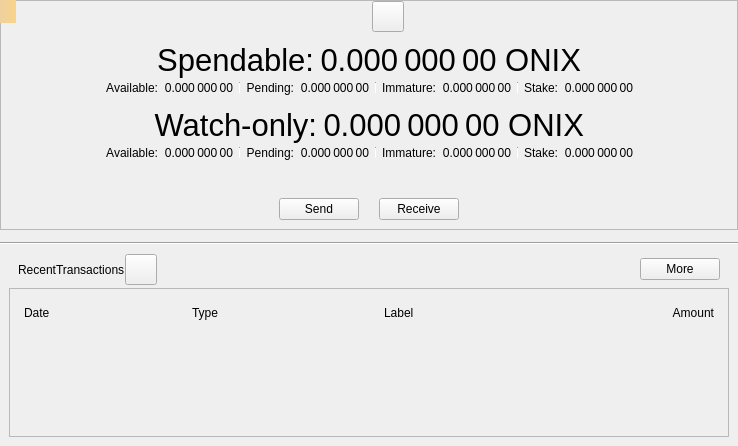
<?xml version="1.0" encoding="UTF-8"?>
<ui version="4.0">
 <class>OverviewPage</class>
 <widget class="QWidget" name="OverviewPage">
  <property name="geometry">
   <rect>
    <x>0</x>
    <y>0</y>
    <width>738</width>
    <height>446</height>
   </rect>
  </property>
  <property name="windowTitle">
   <string>Form</string>
  </property>
  <layout class="QVBoxLayout" name="verticalLayout_6">
   <property name="spacing">
    <number>0</number>
   </property>
   <property name="leftMargin">
    <number>0</number>
   </property>
   <property name="topMargin">
    <number>0</number>
   </property>
   <property name="rightMargin">
    <number>0</number>
   </property>
   <property name="bottomMargin">
    <number>0</number>
   </property>
   <item>
    <widget class="QFrame" name="frameBalances">
     <property name="frameShape">
      <enum>QFrame::StyledPanel</enum>
     </property>
     <property name="frameShadow">
      <enum>QFrame::Raised</enum>
     </property>
     <layout class="QVBoxLayout" name="verticalLayout_5">
      <property name="spacing">
       <number>0</number>
      </property>
      <property name="leftMargin">
       <number>0</number>
      </property>
      <property name="topMargin">
       <number>0</number>
      </property>
      <property name="rightMargin">
       <number>0</number>
      </property>
      <property name="bottomMargin">
       <number>0</number>
      </property>
      <item>
       <widget class="QWidget" name="widgetStatus" native="true">
        <layout class="QHBoxLayout" name="horizontalLayout_16">
         <property name="leftMargin">
          <number>0</number>
         </property>
         <property name="topMargin">
          <number>0</number>
         </property>
         <property name="rightMargin">
          <number>0</number>
         </property>
         <property name="bottomMargin">
          <number>0</number>
         </property>
         <item>
          <spacer name="horizontalSpacer_6">
           <property name="orientation">
            <enum>Qt::Horizontal</enum>
           </property>
           <property name="sizeHint" stdset="0">
            <size>
             <width>0</width>
             <height>20</height>
            </size>
           </property>
          </spacer>
         </item>
         <item>
          <widget class="QLabel" name="labelLogo">
           <property name="sizePolicy">
            <sizepolicy hsizetype="Fixed" vsizetype="Fixed">
             <horstretch>0</horstretch>
             <verstretch>0</verstretch>
            </sizepolicy>
           </property>
           <property name="minimumSize">
            <size>
             <width>32</width>
             <height>32</height>
            </size>
           </property>
          </widget>
         </item>
         <item>
          <widget class="QToolButton" name="labelWalletStatus">
           <property name="enabled">
            <bool>true</bool>
           </property>
           <property name="toolTip">
            <string>The displayed information may be out of date. Your wallet automatically synchronizes with the Onix network after a connection is established, but this process has not completed yet.</string>
           </property>
           <property name="text">
            <string/>
           </property>
           <property name="icon">
            <iconset>
             <normaloff>:/icons/warning</normaloff>
             <disabledoff>:/icons/warning</disabledoff>:/icons/warning</iconset>
           </property>
           <property name="iconSize">
            <size>
             <width>24</width>
             <height>24</height>
            </size>
           </property>
           <property name="flat" stdset="0">
            <bool>false</bool>
           </property>
          </widget>
         </item>
         <item>
          <spacer name="horizontalSpacer_5">
           <property name="orientation">
            <enum>Qt::Horizontal</enum>
           </property>
           <property name="sizeHint" stdset="0">
            <size>
             <width>0</width>
             <height>20</height>
            </size>
           </property>
          </spacer>
         </item>
        </layout>
       </widget>
      </item>
      <item>
       <widget class="QWidget" name="widgetWallet" native="true">
        <layout class="QVBoxLayout" name="verticalLayout_2">
         <property name="spacing">
          <number>0</number>
         </property>
         <item>
          <widget class="QWidget" name="widgetTotal" native="true">
           <layout class="QHBoxLayout" name="horizontalLayout">
            <property name="leftMargin">
             <number>0</number>
            </property>
            <property name="topMargin">
             <number>0</number>
            </property>
            <property name="rightMargin">
             <number>0</number>
            </property>
            <property name="bottomMargin">
             <number>0</number>
            </property>
            <item>
             <spacer name="horizontalSpacer_7">
              <property name="orientation">
               <enum>Qt::Horizontal</enum>
              </property>
              <property name="sizeHint" stdset="0">
               <size>
                <width>0</width>
                <height>20</height>
               </size>
              </property>
             </spacer>
            </item>
            <item>
             <widget class="QLabel" name="labelSpendable">
              <property name="font">
               <font>
                <pointsize>23</pointsize>
               </font>
              </property>
              <property name="text">
               <string>Spendable:</string>
              </property>
              <property name="alignment">
               <set>Qt::AlignRight|Qt::AlignTrailing|Qt::AlignVCenter</set>
              </property>
             </widget>
            </item>
            <item>
             <widget class="QLabel" name="labelTotal">
              <property name="font">
               <font>
                <pointsize>23</pointsize>
               </font>
              </property>
              <property name="cursor">
               <cursorShape>IBeamCursor</cursorShape>
              </property>
              <property name="toolTip">
               <string>Your current total balance</string>
              </property>
              <property name="text">
               <string notr="true">0.000 000 00 ONIX</string>
              </property>
              <property name="alignment">
               <set>Qt::AlignRight|Qt::AlignTrailing|Qt::AlignVCenter</set>
              </property>
              <property name="textInteractionFlags">
               <set>Qt::LinksAccessibleByMouse|Qt::TextSelectableByMouse</set>
              </property>
             </widget>
            </item>
            <item>
             <spacer name="horizontalSpacer_8">
              <property name="orientation">
               <enum>Qt::Horizontal</enum>
              </property>
              <property name="sizeHint" stdset="0">
               <size>
                <width>0</width>
                <height>20</height>
               </size>
              </property>
             </spacer>
            </item>
           </layout>
          </widget>
         </item>
         <item>
          <layout class="QHBoxLayout" name="horizontalLayout_13">
           <property name="leftMargin">
            <number>0</number>
           </property>
           <property name="topMargin">
            <number>0</number>
           </property>
           <property name="rightMargin">
            <number>0</number>
           </property>
           <property name="bottomMargin">
            <number>0</number>
           </property>
           <item>
            <spacer name="horizontalSpacer_9">
             <property name="orientation">
              <enum>Qt::Horizontal</enum>
             </property>
             <property name="sizeHint" stdset="0">
              <size>
               <width>40</width>
               <height>20</height>
              </size>
             </property>
            </spacer>
           </item>
           <item>
            <widget class="QWidget" name="widgetBalance" native="true">
             <layout class="QHBoxLayout" name="horizontalLayout_2">
              <property name="leftMargin">
               <number>0</number>
              </property>
              <property name="topMargin">
               <number>0</number>
              </property>
              <property name="rightMargin">
               <number>0</number>
              </property>
              <property name="bottomMargin">
               <number>0</number>
              </property>
              <item>
               <widget class="QLabel" name="labelBalanceText">
                <property name="text">
                 <string>Available:</string>
                </property>
                <property name="alignment">
                 <set>Qt::AlignRight|Qt::AlignTrailing|Qt::AlignVCenter</set>
                </property>
               </widget>
              </item>
              <item>
               <widget class="QLabel" name="labelBalance">
                <property name="cursor">
                 <cursorShape>IBeamCursor</cursorShape>
                </property>
                <property name="toolTip">
                 <string>Your current spendable balance</string>
                </property>
                <property name="text">
                 <string notr="true">0.000 000 00</string>
                </property>
                <property name="alignment">
                 <set>Qt::AlignRight|Qt::AlignTrailing|Qt::AlignVCenter</set>
                </property>
                <property name="textInteractionFlags">
                 <set>Qt::LinksAccessibleByMouse|Qt::TextSelectableByMouse</set>
                </property>
               </widget>
              </item>
             </layout>
            </widget>
           </item>
           <item>
            <widget class="QWidget" name="widgetPending" native="true">
             <layout class="QHBoxLayout" name="horizontalLayout_3">
              <property name="leftMargin">
               <number>6</number>
              </property>
              <property name="topMargin">
               <number>0</number>
              </property>
              <property name="rightMargin">
               <number>0</number>
              </property>
              <property name="bottomMargin">
               <number>0</number>
              </property>
              <item>
               <widget class="Line" name="vLine">
                <property name="maximumSize">
                 <size>
                  <width>1</width>
                  <height>12</height>
                 </size>
                </property>
                <property name="orientation">
                 <enum>Qt::Vertical</enum>
                </property>
               </widget>
              </item>
              <item>
               <widget class="QLabel" name="labelPendingText">
                <property name="text">
                 <string>Pending:</string>
                </property>
                <property name="alignment">
                 <set>Qt::AlignRight|Qt::AlignTrailing|Qt::AlignVCenter</set>
                </property>
               </widget>
              </item>
              <item>
               <widget class="QLabel" name="labelUnconfirmed">
                <property name="cursor">
                 <cursorShape>IBeamCursor</cursorShape>
                </property>
                <property name="toolTip">
                 <string>Total of transactions that have yet to be confirmed, and do not yet count toward the spendable balance</string>
                </property>
                <property name="text">
                 <string notr="true">0.000 000 00</string>
                </property>
                <property name="alignment">
                 <set>Qt::AlignRight|Qt::AlignTrailing|Qt::AlignVCenter</set>
                </property>
                <property name="textInteractionFlags">
                 <set>Qt::LinksAccessibleByMouse|Qt::TextSelectableByMouse</set>
                </property>
               </widget>
              </item>
             </layout>
            </widget>
           </item>
           <item>
            <widget class="QWidget" name="widgetImmature" native="true">
             <layout class="QHBoxLayout" name="horizontalLayout_4">
              <property name="leftMargin">
               <number>6</number>
              </property>
              <property name="topMargin">
               <number>0</number>
              </property>
              <property name="rightMargin">
               <number>0</number>
              </property>
              <property name="bottomMargin">
               <number>0</number>
              </property>
              <item>
               <widget class="Line" name="vLine_2">
                <property name="maximumSize">
                 <size>
                  <width>1</width>
                  <height>12</height>
                 </size>
                </property>
                <property name="orientation">
                 <enum>Qt::Vertical</enum>
                </property>
               </widget>
              </item>
              <item>
               <widget class="QLabel" name="labelImmatureText">
                <property name="text">
                 <string>Immature:</string>
                </property>
                <property name="alignment">
                 <set>Qt::AlignRight|Qt::AlignTrailing|Qt::AlignVCenter</set>
                </property>
               </widget>
              </item>
              <item>
               <widget class="QLabel" name="labelImmature">
                <property name="cursor">
                 <cursorShape>IBeamCursor</cursorShape>
                </property>
                <property name="toolTip">
                 <string>Mined balance that has not yet matured</string>
                </property>
                <property name="text">
                 <string notr="true">0.000 000 00</string>
                </property>
                <property name="alignment">
                 <set>Qt::AlignRight|Qt::AlignTrailing|Qt::AlignVCenter</set>
                </property>
                <property name="textInteractionFlags">
                 <set>Qt::LinksAccessibleByMouse|Qt::TextSelectableByMouse</set>
                </property>
               </widget>
              </item>
             </layout>
            </widget>
           </item>
           <item>
            <widget class="QWidget" name="widgetStake" native="true">
             <layout class="QHBoxLayout" name="horizontalLayout_7">
              <property name="leftMargin">
               <number>6</number>
              </property>
              <property name="topMargin">
               <number>0</number>
              </property>
              <property name="rightMargin">
               <number>0</number>
              </property>
              <property name="bottomMargin">
               <number>0</number>
              </property>
              <item>
               <widget class="Line" name="vLine_3">
                <property name="maximumSize">
                 <size>
                  <width>1</width>
                  <height>12</height>
                 </size>
                </property>
                <property name="orientation">
                 <enum>Qt::Vertical</enum>
                </property>
               </widget>
              </item>
              <item>
               <widget class="QLabel" name="labelStakeText">
                <property name="text">
                 <string>Stake:</string>
                </property>
                <property name="alignment">
                 <set>Qt::AlignRight|Qt::AlignTrailing|Qt::AlignVCenter</set>
                </property>
               </widget>
              </item>
              <item>
               <widget class="QLabel" name="labelStake">
                <property name="text">
                 <string>0.000 000 00</string>
                </property>
                <property name="alignment">
                 <set>Qt::AlignRight|Qt::AlignTrailing|Qt::AlignVCenter</set>
                </property>
                <property name="textInteractionFlags">
                 <set>Qt::LinksAccessibleByMouse|Qt::TextSelectableByMouse</set>
                </property>
               </widget>
              </item>
             </layout>
            </widget>
           </item>
           <item>
            <spacer name="horizontalSpacer_10">
             <property name="orientation">
              <enum>Qt::Horizontal</enum>
             </property>
             <property name="sizeHint" stdset="0">
              <size>
               <width>40</width>
               <height>20</height>
              </size>
             </property>
            </spacer>
           </item>
          </layout>
         </item>
        </layout>
       </widget>
      </item>
      <item>
       <widget class="QWidget" name="widgetWatch" native="true">
        <layout class="QVBoxLayout" name="verticalLayout_4">
         <property name="spacing">
          <number>0</number>
         </property>
         <property name="topMargin">
          <number>0</number>
         </property>
         <property name="bottomMargin">
          <number>0</number>
         </property>
         <item>
          <widget class="QWidget" name="widgetWatchTotal" native="true">
           <layout class="QHBoxLayout" name="horizontalLayout_8">
            <property name="leftMargin">
             <number>0</number>
            </property>
            <property name="topMargin">
             <number>0</number>
            </property>
            <property name="rightMargin">
             <number>0</number>
            </property>
            <property name="bottomMargin">
             <number>0</number>
            </property>
            <item>
             <spacer name="horizontalSpacer_11">
              <property name="orientation">
               <enum>Qt::Horizontal</enum>
              </property>
              <property name="sizeHint" stdset="0">
               <size>
                <width>0</width>
                <height>20</height>
               </size>
              </property>
             </spacer>
            </item>
            <item>
             <widget class="QLabel" name="labelWatchonly">
              <property name="font">
               <font>
                <pointsize>23</pointsize>
               </font>
              </property>
              <property name="text">
               <string>Watch-only:</string>
              </property>
              <property name="alignment">
               <set>Qt::AlignRight|Qt::AlignTrailing|Qt::AlignVCenter</set>
              </property>
             </widget>
            </item>
            <item>
             <widget class="QLabel" name="labelWatchTotal">
              <property name="font">
               <font>
                <pointsize>23</pointsize>
               </font>
              </property>
              <property name="cursor">
               <cursorShape>IBeamCursor</cursorShape>
              </property>
              <property name="toolTip">
               <string>Current total balance in watch-only addresses</string>
              </property>
              <property name="text">
               <string notr="true">0.000 000 00 ONIX</string>
              </property>
              <property name="alignment">
               <set>Qt::AlignRight|Qt::AlignTrailing|Qt::AlignVCenter</set>
              </property>
              <property name="textInteractionFlags">
               <set>Qt::LinksAccessibleByMouse|Qt::TextSelectableByMouse</set>
              </property>
             </widget>
            </item>
            <item>
             <spacer name="horizontalSpacer_12">
              <property name="orientation">
               <enum>Qt::Horizontal</enum>
              </property>
              <property name="sizeHint" stdset="0">
               <size>
                <width>0</width>
                <height>20</height>
               </size>
              </property>
             </spacer>
            </item>
           </layout>
          </widget>
         </item>
         <item>
          <layout class="QHBoxLayout" name="horizontalLayout_14">
           <property name="leftMargin">
            <number>0</number>
           </property>
           <property name="rightMargin">
            <number>0</number>
           </property>
           <item>
            <spacer name="horizontalSpacer_13">
             <property name="orientation">
              <enum>Qt::Horizontal</enum>
             </property>
             <property name="sizeHint" stdset="0">
              <size>
               <width>0</width>
               <height>20</height>
              </size>
             </property>
            </spacer>
           </item>
           <item>
            <widget class="QWidget" name="widgetWatchAvailable" native="true">
             <layout class="QHBoxLayout" name="horizontalLayout_9">
              <property name="leftMargin">
               <number>0</number>
              </property>
              <property name="topMargin">
               <number>0</number>
              </property>
              <property name="rightMargin">
               <number>0</number>
              </property>
              <property name="bottomMargin">
               <number>0</number>
              </property>
              <item>
               <widget class="QLabel" name="labelWatchAvailableText">
                <property name="text">
                 <string>Available:</string>
                </property>
                <property name="alignment">
                 <set>Qt::AlignRight|Qt::AlignTrailing|Qt::AlignVCenter</set>
                </property>
               </widget>
              </item>
              <item>
               <widget class="QLabel" name="labelWatchAvailable">
                <property name="cursor">
                 <cursorShape>IBeamCursor</cursorShape>
                </property>
                <property name="toolTip">
                 <string>Your current balance in watch-only addresses</string>
                </property>
                <property name="text">
                 <string notr="true">0.000 000 00</string>
                </property>
                <property name="alignment">
                 <set>Qt::AlignRight|Qt::AlignTrailing|Qt::AlignVCenter</set>
                </property>
                <property name="textInteractionFlags">
                 <set>Qt::LinksAccessibleByMouse|Qt::TextSelectableByMouse</set>
                </property>
               </widget>
              </item>
             </layout>
            </widget>
           </item>
           <item>
            <widget class="QWidget" name="widgetWatchPending" native="true">
             <layout class="QHBoxLayout" name="horizontalLayout_10">
              <property name="leftMargin">
               <number>6</number>
              </property>
              <property name="topMargin">
               <number>0</number>
              </property>
              <property name="rightMargin">
               <number>0</number>
              </property>
              <property name="bottomMargin">
               <number>0</number>
              </property>
              <item>
               <widget class="Line" name="vLine_4">
                <property name="maximumSize">
                 <size>
                  <width>1</width>
                  <height>12</height>
                 </size>
                </property>
                <property name="orientation">
                 <enum>Qt::Vertical</enum>
                </property>
               </widget>
              </item>
              <item>
               <widget class="QLabel" name="labelWatchPendingText">
                <property name="text">
                 <string>Pending:</string>
                </property>
                <property name="alignment">
                 <set>Qt::AlignRight|Qt::AlignTrailing|Qt::AlignVCenter</set>
                </property>
               </widget>
              </item>
              <item>
               <widget class="QLabel" name="labelWatchPending">
                <property name="cursor">
                 <cursorShape>IBeamCursor</cursorShape>
                </property>
                <property name="toolTip">
                 <string>Unconfirmed transactions to watch-only addresses</string>
                </property>
                <property name="text">
                 <string notr="true">0.000 000 00</string>
                </property>
                <property name="alignment">
                 <set>Qt::AlignRight|Qt::AlignTrailing|Qt::AlignVCenter</set>
                </property>
                <property name="textInteractionFlags">
                 <set>Qt::LinksAccessibleByMouse|Qt::TextSelectableByMouse</set>
                </property>
               </widget>
              </item>
             </layout>
            </widget>
           </item>
           <item>
            <widget class="QWidget" name="widgetWatchImmature" native="true">
             <layout class="QHBoxLayout" name="horizontalLayout_11">
              <property name="leftMargin">
               <number>6</number>
              </property>
              <property name="topMargin">
               <number>0</number>
              </property>
              <property name="rightMargin">
               <number>0</number>
              </property>
              <property name="bottomMargin">
               <number>0</number>
              </property>
              <item>
               <widget class="Line" name="vLine_5">
                <property name="maximumSize">
                 <size>
                  <width>1</width>
                  <height>12</height>
                 </size>
                </property>
                <property name="orientation">
                 <enum>Qt::Vertical</enum>
                </property>
               </widget>
              </item>
              <item>
               <widget class="QLabel" name="labelWatchImmatureText">
                <property name="text">
                 <string>Immature:</string>
                </property>
                <property name="alignment">
                 <set>Qt::AlignRight|Qt::AlignTrailing|Qt::AlignVCenter</set>
                </property>
               </widget>
              </item>
              <item>
               <widget class="QLabel" name="labelWatchImmature">
                <property name="cursor">
                 <cursorShape>IBeamCursor</cursorShape>
                </property>
                <property name="toolTip">
                 <string>Mined balance in watch-only addresses that has not yet matured</string>
                </property>
                <property name="text">
                 <string notr="true">0.000 000 00</string>
                </property>
                <property name="alignment">
                 <set>Qt::AlignRight|Qt::AlignTrailing|Qt::AlignVCenter</set>
                </property>
                <property name="textInteractionFlags">
                 <set>Qt::LinksAccessibleByMouse|Qt::TextSelectableByMouse</set>
                </property>
               </widget>
              </item>
             </layout>
            </widget>
           </item>
           <item>
            <widget class="QWidget" name="widgetWatchStake" native="true">
             <layout class="QHBoxLayout" name="horizontalLayout_12">
              <property name="leftMargin">
               <number>6</number>
              </property>
              <property name="topMargin">
               <number>0</number>
              </property>
              <property name="rightMargin">
               <number>0</number>
              </property>
              <property name="bottomMargin">
               <number>0</number>
              </property>
              <item>
               <widget class="Line" name="vLine_6">
                <property name="maximumSize">
                 <size>
                  <width>1</width>
                  <height>12</height>
                 </size>
                </property>
                <property name="orientation">
                 <enum>Qt::Vertical</enum>
                </property>
               </widget>
              </item>
              <item>
               <widget class="QLabel" name="labelWatchStakeText">
                <property name="text">
                 <string>Stake:</string>
                </property>
                <property name="alignment">
                 <set>Qt::AlignRight|Qt::AlignTrailing|Qt::AlignVCenter</set>
                </property>
               </widget>
              </item>
              <item>
               <widget class="QLabel" name="labelWatchStake">
                <property name="text">
                 <string>0.000 000 00</string>
                </property>
                <property name="alignment">
                 <set>Qt::AlignRight|Qt::AlignTrailing|Qt::AlignVCenter</set>
                </property>
                <property name="textInteractionFlags">
                 <set>Qt::LinksAccessibleByMouse|Qt::TextSelectableByMouse</set>
                </property>
               </widget>
              </item>
             </layout>
            </widget>
           </item>
           <item>
            <spacer name="horizontalSpacer_14">
             <property name="orientation">
              <enum>Qt::Horizontal</enum>
             </property>
             <property name="sizeHint" stdset="0">
              <size>
               <width>0</width>
               <height>20</height>
              </size>
             </property>
            </spacer>
           </item>
          </layout>
         </item>
        </layout>
       </widget>
      </item>
      <item>
       <widget class="QWidget" name="widgetTransaction" native="true">
        <layout class="QHBoxLayout" name="horizontalLayout_15">
         <property name="spacing">
          <number>20</number>
         </property>
         <property name="topMargin">
          <number>35</number>
         </property>
         <item>
          <spacer name="horizontalSpacer_15">
           <property name="orientation">
            <enum>Qt::Horizontal</enum>
           </property>
           <property name="sizeHint" stdset="0">
            <size>
             <width>0</width>
             <height>20</height>
            </size>
           </property>
          </spacer>
         </item>
         <item>
          <widget class="OnixPushButton" name="buttonSend">
           <property name="text">
            <string>Send</string>
           </property>
          </widget>
         </item>
         <item>
          <widget class="OnixPushButton" name="buttonReceive">
           <property name="text">
            <string>Receive</string>
           </property>
          </widget>
         </item>
         <item>
          <spacer name="horizontalSpacer_16">
           <property name="orientation">
            <enum>Qt::Horizontal</enum>
           </property>
           <property name="sizeHint" stdset="0">
            <size>
             <width>0</width>
             <height>20</height>
            </size>
           </property>
          </spacer>
         </item>
        </layout>
       </widget>
      </item>
     </layout>
    </widget>
   </item>
   <item>
    <spacer name="verticalSpacer_5">
     <property name="orientation">
      <enum>Qt::Vertical</enum>
     </property>
     <property name="sizeType">
      <enum>QSizePolicy::Fixed</enum>
     </property>
     <property name="sizeHint" stdset="0">
      <size>
       <width>20</width>
       <height>12</height>
      </size>
     </property>
    </spacer>
   </item>
   <item>
    <widget class="Line" name="hLine">
     <property name="orientation">
      <enum>Qt::Horizontal</enum>
     </property>
    </widget>
   </item>
   <item>
    <spacer name="verticalSpacer_4">
     <property name="orientation">
      <enum>Qt::Vertical</enum>
     </property>
     <property name="sizeType">
      <enum>QSizePolicy::Fixed</enum>
     </property>
     <property name="sizeHint" stdset="0">
      <size>
       <width>20</width>
       <height>0</height>
      </size>
     </property>
    </spacer>
   </item>
   <item>
    <widget class="QWidget" name="widgetRecent" native="true">
     <layout class="QVBoxLayout" name="verticalLayout">
      <property name="spacing">
       <number>0</number>
      </property>
      <item>
       <layout class="QHBoxLayout" name="horizontalLayout_6">
        <property name="leftMargin">
         <number>9</number>
        </property>
        <property name="rightMargin">
         <number>9</number>
        </property>
        <property name="bottomMargin">
         <number>3</number>
        </property>
        <item>
         <widget class="QLabel" name="labelRecentTransactions">
          <property name="text">
           <string>RecentTransactions</string>
          </property>
         </widget>
        </item>
        <item>
         <widget class="QToolButton" name="labelTransactionsStatus">
          <property name="enabled">
           <bool>true</bool>
          </property>
          <property name="toolTip">
           <string>The displayed information may be out of date. Your wallet automatically synchronizes with the Onix network after a connection is established, but this process has not completed yet.</string>
          </property>
          <property name="text">
           <string/>
          </property>
          <property name="icon">
           <iconset>
            <normaloff>:/icons/warning</normaloff>
            <disabledoff>:/icons/warning</disabledoff>:/icons/warning</iconset>
          </property>
          <property name="iconSize">
           <size>
            <width>24</width>
            <height>24</height>
           </size>
          </property>
          <property name="flat" stdset="0">
           <bool>false</bool>
          </property>
         </widget>
        </item>
        <item>
         <spacer name="horizontalSpacer_3">
          <property name="orientation">
           <enum>Qt::Horizontal</enum>
          </property>
          <property name="sizeHint" stdset="0">
           <size>
            <width>0</width>
            <height>20</height>
           </size>
          </property>
         </spacer>
        </item>
        <item>
         <widget class="QPushButton" name="showMoreButton">
          <property name="text">
           <string>More</string>
          </property>
         </widget>
        </item>
       </layout>
      </item>
      <item>
       <layout class="QVBoxLayout" name="verticalLayout_3">
        <item>
         <widget class="QFrame" name="frameRecentTransactions">
          <property name="frameShape">
           <enum>QFrame::StyledPanel</enum>
          </property>
          <property name="frameShadow">
           <enum>QFrame::Raised</enum>
          </property>
          <layout class="QVBoxLayout" name="verticalLayout_8">
           <item>
            <widget class="QWidget" name="widget_header" native="true">
             <layout class="QHBoxLayout" name="horizontalLayout_5">
              <property name="spacing">
               <number>5</number>
              </property>
              <property name="leftMargin">
               <number>5</number>
              </property>
              <property name="topMargin">
               <number>5</number>
              </property>
              <property name="rightMargin">
               <number>5</number>
              </property>
              <property name="bottomMargin">
               <number>5</number>
              </property>
              <item>
               <widget class="QLabel" name="labelDate">
                <property name="text">
                 <string>Date</string>
                </property>
               </widget>
              </item>
              <item>
               <widget class="QLabel" name="labelType">
                <property name="text">
                 <string>Type</string>
                </property>
               </widget>
              </item>
              <item>
               <spacer name="horizontalSpacer_2">
                <property name="orientation">
                 <enum>Qt::Horizontal</enum>
                </property>
                <property name="sizeType">
                 <enum>QSizePolicy::Fixed</enum>
                </property>
                <property name="sizeHint" stdset="0">
                 <size>
                  <width>25</width>
                  <height>20</height>
                 </size>
                </property>
               </spacer>
              </item>
              <item>
               <widget class="QLabel" name="labelAddress">
                <property name="text">
                 <string>Label</string>
                </property>
               </widget>
              </item>
              <item>
               <widget class="QLabel" name="labelAmount">
                <property name="text">
                 <string>Amount</string>
                </property>
                <property name="alignment">
                 <set>Qt::AlignRight|Qt::AlignTrailing|Qt::AlignVCenter</set>
                </property>
               </widget>
              </item>
             </layout>
            </widget>
           </item>
           <item>
            <widget class="QListView" name="listTransactions">
             <property name="styleSheet">
              <string notr="true">QListView { background: transparent; }</string>
             </property>
             <property name="frameShape">
              <enum>QFrame::NoFrame</enum>
             </property>
             <property name="verticalScrollBarPolicy">
              <enum>Qt::ScrollBarAlwaysOff</enum>
             </property>
             <property name="horizontalScrollBarPolicy">
              <enum>Qt::ScrollBarAlwaysOff</enum>
             </property>
            </widget>
           </item>
          </layout>
         </widget>
        </item>
       </layout>
      </item>
     </layout>
    </widget>
   </item>
  </layout>
  <widget class="QLabel" name="labelAlerts">
   <property name="geometry">
    <rect>
     <x>0</x>
     <y>0</y>
     <width>16</width>
     <height>23</height>
    </rect>
   </property>
   <property name="visible">
    <bool>false</bool>
   </property>
   <property name="styleSheet">
    <string notr="true">QLabel { background-color: qlineargradient(x1: 0, y1: 0, x2: 1, y2: 0, stop:0 #F0D0A0, stop:1 #F8D488); color:#000000; }</string>
   </property>
   <property name="wordWrap">
    <bool>true</bool>
   </property>
   <property name="margin">
    <number>3</number>
   </property>
   <property name="textInteractionFlags">
    <set>Qt::TextSelectableByMouse</set>
   </property>
  </widget>
 </widget>
 <customwidgets>
  <customwidget>
   <class>OnixPushButton</class>
   <extends>QPushButton</extends>
   <header>qt/onixpushbutton.h</header>
  </customwidget>
 </customwidgets>
 <resources/>
 <connections/>
</ui>
